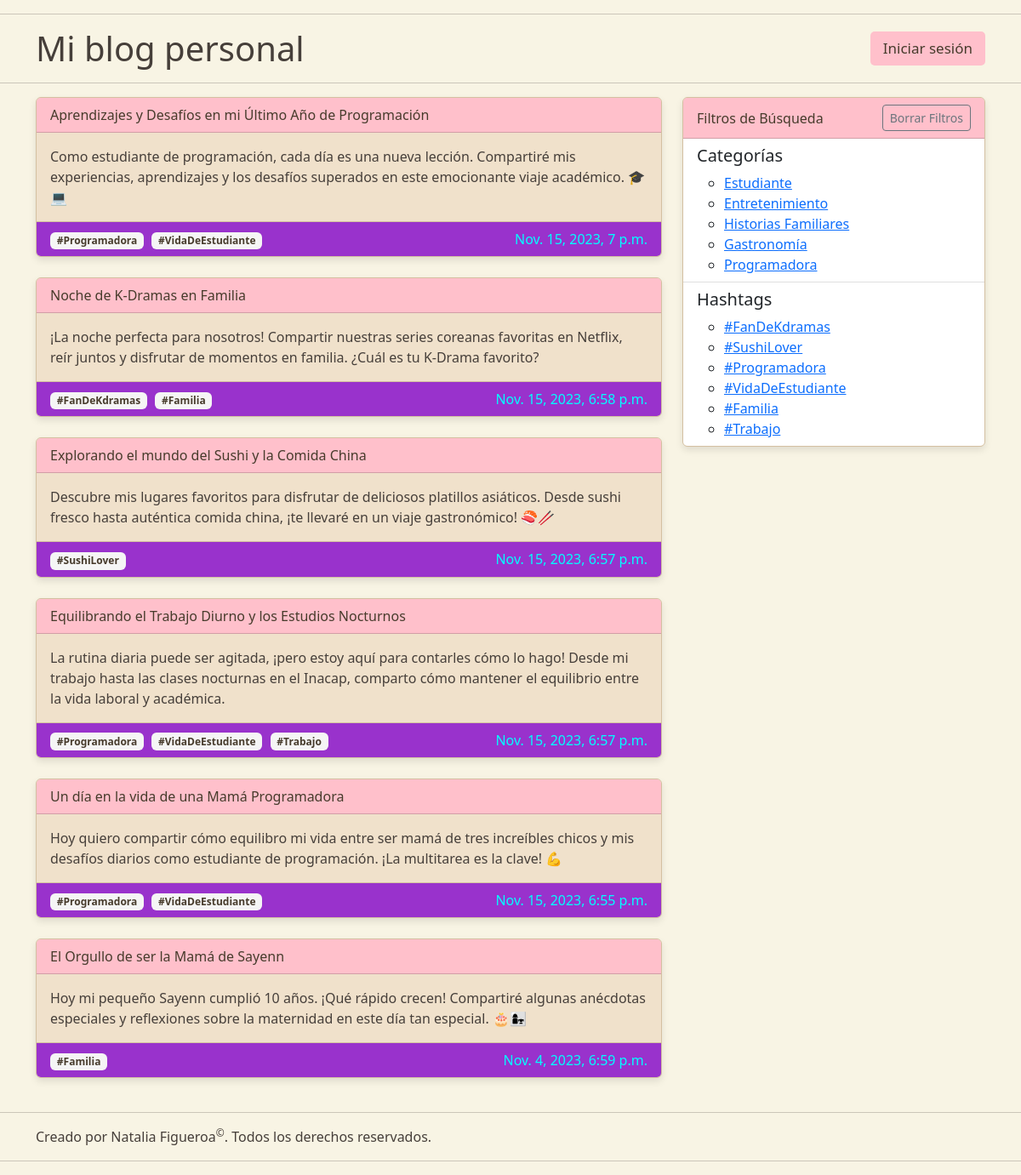
The page / on the database its author committed.
### blog/models.py (models this page shows, shortened)
class Post (models.Model):
    id = models.IntegerField(primary_key=True, auto_created=True)
    titulo = models.CharField(max_length=200)
    texto = models.TextField()
    fecha = models.DateTimeField(default=timezone.now)
    autor = models.ForeignKey(User, on_delete=models.CASCADE)
    categoria = models.ForeignKey(Category, on_delete=models.CASCADE)
    etiquetas = models.ManyToManyField(Hashtag)

class Hashtag(models.Model):
    id = models.IntegerField(primary_key=True, auto_created=True)
    nombre = models.CharField(max_length=200)

class Category(models.Model):
    id = models.IntegerField(primary_key=True, auto_created=True)
    nombre = models.CharField(max_length=200)

### blog/views.py (the view)
# urls.py: path('', views.index),
def index(request):
    categorias = Category.objects.all()
    hashtags = Hashtag.objects.all()
    categoria_seleccionada = request.GET.get('categoria')
    hashtag_seleccionado = request.GET.get('hashtag')
    publicaciones = Post.objects.all().order_by('-fecha')
    if categoria_seleccionada:
        print("Categoría seleccionada:", categoria_seleccionada)
        publicaciones = publicaciones.filter(categoria__nombre=categoria_seleccionada)
    if hashtag_seleccionado:
        publicaciones = publicaciones.filter(etiquetas__nombre=hashtag_seleccionado)
    context = {
        'publicaciones': publicaciones,
        'categorias': categorias,
        'hashtags': hashtags,
    }
    return render(request, 'blog.html', context)

### blog/templates/blog.html (shortened to what this page needs)
{% load static %}
<!DOCTYPE html>
<html lang="es">
<head>
    <link rel="stylesheet" href="https://cdn.jsdelivr.net/npm/bootstrap@5.2.3/dist/css/bootstrap.min.css"
>
    <link rel="stylesheet" href="https://cdnjs.cloudflare.com/ajax/libs/font-awesome/6.4.2/css/all.min.css"
 />
    <link rel="stylesheet" href="{% static 'styles.css' %}">
</head>
<body>
    <hr class="hr" />
    <div class="container">
        <h1 class="d-flex justify-content-between align-items-center">
            <span>
                {% block title %}
                Mi blog personal
                {% endblock %}
            </span>
            <a class="login-button" href="http://127.0.0.1:8000/admin/">Iniciar sesión</a>
        </h1>
    </div>
    <hr class="hr" />
    <div class="container">
        <div class="row">
            <div class="col-md-8">
                {% block content %}
                {% if publicaciones %}
                {% for publicacion in publicaciones %}
                <div class="card">
                    <div class="card-header">
                        {{ publicacion.titulo }}
                    </div>
                    <div class="card-body">
                        <p class="card-text">{{ publicacion.texto }}</p>
                    </div>
                    <div class="card-footer text-body-secondary">
                        {% for hashtag in publicacion.etiquetas.all %}
                        <span class="badge bg-primary">{{ hashtag.nombre }}</span>
                        {% endfor %}
                        <div class="float-end" id="fecha">
                            {{ publicacion.fecha }}
                        </div>
                    </div>
                </div>
                <br />
                {% endfor %}
                {% else %}
                <b>No hay publicaciones disponibles</b>
                {% endif %}
                {% endblock %}
            </div>
            <div class="col-md-4">
                <div class="card">
                    <div class="card-header d-flex justify-content-between align-items-center">
                        <span>Filtros de Búsqueda</span>
                        <a href="?" class="btn btn-outline-secondary btn-sm">Borrar Filtros</a>
                    </div>
                    <ul class="list-group list-group-flush">
                        <li class="list-group-item">
                            <h5>Categorías</h5>
                            <ul>
                                {% for categoria in categorias %}
                                    <li><a href="?categoria={{ categoria.nombre }}">{{ categoria.nombre }}</a></li>
                                {% endfor %}
                            </ul>
                        </li>
                        <li class="list-group-item">
                            <h5>Hashtags</h5>
                            <ul>
                                {% for hashtag in hashtags %}
                                    <li><a href="?hashtag={{ hashtag.nombre|urlencode }}">{{ hashtag.nombre }}</a></li>
                                {% endfor %}
                            </ul>
                        </li>
                    </ul>
                </div>
            </div>
        </div>
    </div>
    <hr class="hr" />
    <div class="container">
        {% block footer %}
        Creado por Natalia Figueroa<sup>&copy;</sup>. Todos los derechos reservados.
        {% endblock %}
    </div>
    <hr class="hr" />
</body>
</html>

### blog/static/styles.css (style rules this page uses)
body { background-color: #f8f4e4; color: #463f3a; }
.card { background-color: #f0e1cb; border: 1px solid #d4c0a1; box-shadow: 0 4px 8px rgba(0, 0, 0, 0.1); }
.card-header { background-color: pink; color: #473b2c; }
.card-footer { background-color: darkorchid; color: #473b2c; border-top: 1px solid #d4c0a1; }
.badge.bg-primary { background-color: #e7c18c; color: #473b2c; margin-right: 5px; }
.card-footer .badge.bg-primary { background-color: #e7c18c; color: #473b2c; margin-right: 5px; }
.login-button { background-color: pink; font-size: 17px; color: #473b2c; border: none; padding: 10px 15px; cursor: pointer; border-radius: 5px; margin-left: auto; }
.container h1 a.login-button { text-decoration: none; }
.card-footer .badge.bg-primary { background-color: whitesmoke !important;; color: #473b2c; }
#fecha { color: aqua; }

### rows shown on the page
Post: titulo "Aprendizajes y Desafíos en mi Último Año de Programación", texto "Como estudiante de programación, cada día es una nueva lección. Compartiré mis experiencias, aprendizajes y los desafíos superados en este emocionante viaje académico. 🎓💻", fecha "Nov. 15, 2023, 7 p.m."
Hashtag: nombre "#Programadora"
Hashtag: nombre "#VidaDeEstudiante"
Post: titulo "Noche de K-Dramas en Familia", texto "¡La noche perfecta para nosotros! Compartir nuestras series coreanas favoritas en Netflix, reír juntos y disfrutar de momentos en familia. ¿Cuál es tu K-Drama favorito?", fecha "Nov. 15, 2023, 6:58 p.m."
Hashtag: nombre "#FanDeKdramas"
Hashtag: nombre "#Familia"
Post: titulo "Explorando el mundo del Sushi y la Comida China", texto "Descubre mis lugares favoritos para disfrutar de deliciosos platillos asiáticos. Desde sushi fresco hasta auténtica comida china, ¡te llevaré en un viaje gastronómico! 🍣🥢", fecha "Nov. 15, 2023, 6:57 p.m."
Hashtag: nombre "#SushiLover"
Post: titulo "Equilibrando el Trabajo Diurno y los Estudios Nocturnos", texto "La rutina diaria puede ser agitada, ¡pero estoy aquí para contarles cómo lo hago! Desde mi trabajo hasta las clases nocturnas en el Inacap, comparto cómo mantener el equilibrio entre la vida laboral y académica.", fecha "Nov. 15, 2023, 6:57 p.m."
Hashtag: nombre "#Trabajo"
Post: titulo "Un día en la vida de una Mamá Programadora", texto "Hoy quiero compartir cómo equilibro mi vida entre ser mamá de tres increíbles chicos y mis desafíos diarios como estudiante de programación. ¡La multitarea es la clave! 💪", fecha "Nov. 15, 2023, 6:55 p.m."
Post: titulo "El Orgullo de ser la Mamá de Sayenn", texto "Hoy mi pequeño Sayenn cumplió 10 años. ¡Qué rápido crecen! Compartiré algunas anécdotas especiales y reflexiones sobre la maternidad en este día tan especial. 🎂👩‍👧", fecha "Nov. 4, 2023, 6:59 p.m."
Category: nombre "Estudiante"
Category: nombre "Entretenimiento"
Category: nombre "Historias Familiares"
Category: nombre "Gastronomía"
Category: nombre "Programadora"
